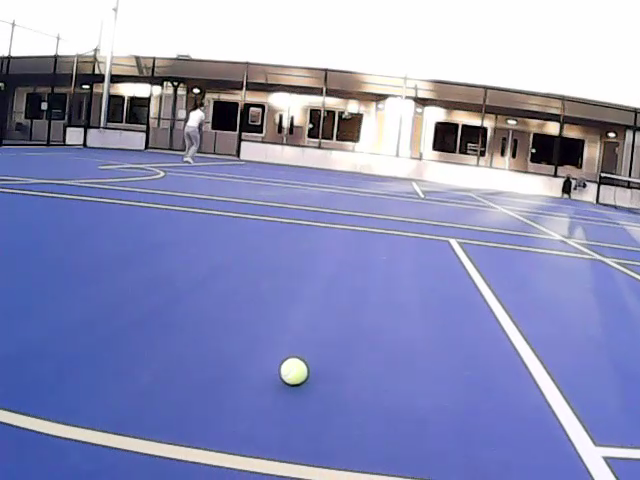
#> input picture frame 28 of minghao/tennis/1.mp4, 640 x 480 px, given in place of the camera
$ python tennis_no_ui.py
#> lines starting #> are read from the running program, lines starting #| are printed output that depends on the picture; after the words box and inside, x2 and y2 are one past the last pixel; in counts of white or black regions, pixels touching at a corner belong together
import cv2
import numpy as np
import random
import cv2
import math
import time
import numpy as np
import cv2, PIL
from cv2 import aruco
import matplotlib.pyplot as plt
import matplotlib as mpl
import pandas as pd
import random
import serial

remove_div_points = 8
length_filter = 30
random_points = 20 # int(0.75 *  length_filter ) -1 # num + 0.25 Length < Length
image_center_threshold = 30 # pixels to the left/right of center which determine when the robot should drive straight
box_size_threshold = 10 # minimum bounding box size
# glitch_mitigation_threshold = 40 # euclidiean distance (in pixels)

robot_control_active = False
ui_active = True
use_video = False
use_ground_color_mask = use_video
camera_id = 0

# set up UART for the STM
if robot_control_active:
    ser = serial.Serial('/dev/serial0', 9600, timeout=1)


def get_circle_center(p1, p2, p3):
    """
    计算三个点的外接圆圆心
    """
    temp = p2[0]**2 + p2[1]**2
    bc = (p1[0]**2 + p1[1]**2 - temp) / 2
    cd = (temp - p3[0]**2 - p3[1]**2) / 2
    det = (p1[0] - p2[0]) * (p2[1] - p3[1]) - (p2[0] - p3[0]) * (p1[1] - p2[1])

    if abs(det) < 1e-6:
      return None

    cx = (bc * (p2[1] - p3[1]) - cd * (p1[1] - p2[1])) / det
    cy = ((p1[0] - p2[0]) * cd - (p2[0] - p3[0]) * bc) / det
    return int(cx), int(cy)

def is_circle(contour,centers):
    """
    检查圆心分布是否接近，判断是否为圆形
    """
    n = remove_div_points
    threshold = 4

    # 将列表转换为 NumPy 数组
    centers = np.array(centers)
    # 计算均值中心
    mean_center = np.mean(centers, axis=0)
    # 计算每个点到均值中心的距离
    distances = np.linalg.norm(np.squeeze(centers - mean_center), axis=1)
    # 找到距离最大的 n 个点的索引
    indices_to_remove = np.argpartition(distances, -n)[-n:]
    # 创建一个布尔掩码，标记出需要保留的点
    mask = np.ones(centers.shape[0], dtype=bool)
    mask[indices_to_remove] = False
    # 使用掩码创建一个新的数组，不包含最大的 n 个值
    filtered_centers = centers[mask]

    #print('number of centers', len(filtered_centers))
    # 计算 去除散点的中心
    centers = np.array(filtered_centers)
    mean_center = np.mean(centers, axis=0)
    temp = np.squeeze(centers - mean_center)
    distances = (np.linalg.norm(np.squeeze(centers - mean_center), axis=1))

    # 计算半径
    Rs = (np.linalg.norm(np.squeeze(contour - mean_center), axis=1))
    R = np.mean(Rs)
    #print('div',np.mean(distances),'R',R,'mean center',mean_center)
    return (np.mean(distances) < threshold ) , mean_center ,R

if __name__ == '__main__':

    vid = cv2.VideoCapture(camera_id)
    vid.set(cv2.CAP_PROP_FRAME_WIDTH, 640) # 1280
    vid.set(cv2.CAP_PROP_FRAME_HEIGHT, 480) # 720

    if use_video:
        video_path = 'tennis/1.mp4'
        vid = cv2.VideoCapture(video_path)

    while True:

        ret, frame = vid.read()
#> frame is the input picture: shape (480, 640, 3); mean B, G, R 186.4, 145.5, 140.9
        #frame = cv2.imread('tennis/13.jpg')

        if not ret:
            if use_video:
                vid = cv2.VideoCapture(video_path)
            else:
                vid = cv2.VideoCapture(camera_id)
                vid.set(cv2.CAP_PROP_FRAME_WIDTH, 640) # 1280
                vid.set(cv2.CAP_PROP_FRAME_HEIGHT, 480) # 720

            ret, frame = vid.read()


        ts = time.time() # record time usage
        Original = frame.copy()

        # =======================

        # Decrease the brightness by subtracting the value
        value = 0
        # Convert the image to float32 to prevent clipping issues
        frame = frame.astype(np.float32)

        # Decrease the brightness by subtracting the value
        frame -= value

        # Clip the values to be in the valid range [0, 255] and convert back to uint8
        frame = np.clip(frame, 0, 255).astype(np.uint8)


        # hsvImg = cv2.cvtColor(frame, cv2.COLOR_BGR2HSV)
        # hsvImg[..., 1] = hsvImg[..., 1] * 1.4  # Increase saturation
        # frame = cv2.cvtColor(hsvImg, cv2.COLOR_HSV2BGR)

        # # ========================

        # # Convert the image to HSV color space
        # hsv_image = cv2.cvtColor(frame, cv2.COLOR_BGR2HSV)

        # target_color = [119, 143, 3]
        # color_range = 30

        # # Define the target color in HSV
        # target_color_hsv = cv2.cvtColor(np.uint8([[target_color]]), cv2.COLOR_RGB2HSV)[0][0]

        # # Define the lower and upper bounds for the target color
        # lower_bound = np.array([max(0, target_color_hsv[0] - color_range), 50, 50])
        # upper_bound = np.array([min(179, target_color_hsv[0] + color_range), 255, 255])

        # # Create a mask for the target color
        # mask = cv2.inRange(hsv_image, lower_bound, upper_bound)

        # # Create an inverse mask for the background
        # inverse_mask = cv2.bitwise_not(mask)

        # # Enhance the target color by increasing its brightness
        # enhanced_image = cv2.bitwise_and(frame, frame, mask=mask)
        # enhanced_image = cv2.addWeighted(enhanced_image, 1.5, np.zeros_like(enhanced_image), 0, 0)

        # # Darken the background by decreasing its brightness
        # background = cv2.bitwise_and(frame, frame, mask=inverse_mask)
        # background = cv2.addWeighted(background, 0.5, np.zeros_like(background), 0, 0)

        # # Combine the enhanced target color and darkened background
        # frame = cv2.add(enhanced_image, background)


        # =============================================
        # cut off irrelevent background elements with a mask
        black_background = np.zeros(frame.shape, dtype=np.uint8)
        height, width, _ = frame.shape
        mask = np.zeros((height, width), dtype=np.uint8)
        mask[height // 2:, :] = 255
        frame = cv2.bitwise_and(frame, frame, mask=mask)

        # 将图像从 BGR 转换为 HSV
        hsv = cv2.cvtColor(frame, cv2.COLOR_BGR2HSV)
#> hsv: shape (480, 640, 3); mean H, S, V 56.6, 54.7, 96.3

        # 定义网球的颜色范围（根据网球的实际颜色调整）
        mask_1 = cv2.inRange(hsv, np.array([25, 70, 0]), np.array([60, 120, 255]))
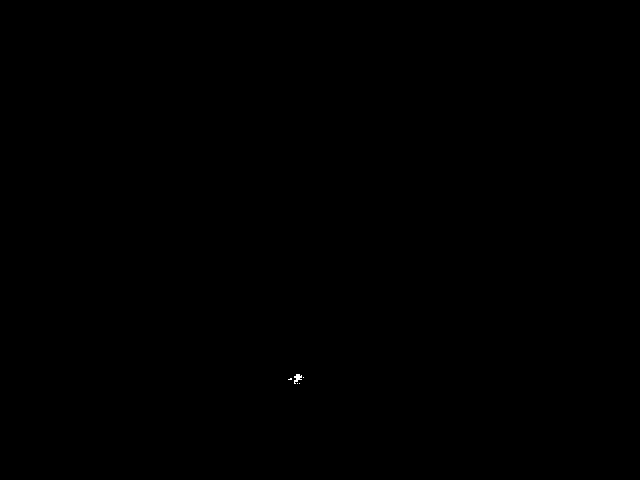
#> mask_1: shape (480, 640); 0.02% white in thin lines or dots, all inside (x1, y1, x2, y2) = (288, 374, 304, 384)
        mask_2 = cv2.inRange(hsv, np.array([25, 20, 50]), np.array([60, 255, 160])) #backlighting(beiguang)
#> mask_2: shape (480, 640); 0.01% white in thin lines or dots, all inside (x1, y1, x2, y2) = (3, 266, 626, 448)
        mask_3 = cv2.inRange(hsv, np.array([8, 0, 220]), np.array([72, 100, 255])) #frontlighting(fanguang)
#> mask_3: shape (480, 640); 1.3% white; 26 white regions (20 under 20 px), largest, box (x1, y1, x2, y2) and area: (18, 416, 362, 480) 3160, (282, 359, 306, 382) 433, (466, 260, 474, 272) 47, (366, 475, 380, 480) 46, (5, 418, 20, 425) 41, (474, 274, 479, 280) 22

        # 创建遮罩，只保留在颜色范围内的部分 球
        mask = cv2.bitwise_or(mask_1, mask_2)
        mask = cv2.bitwise_or(mask, mask_3)
        # 蓝色地面，
        mask_ground = cv2.inRange(hsv, np.array([107, 69, 0]), np.array([126, 200, 255]))
#> mask_ground: shape (480, 640); 45.3% white; 31 white regions (23 under 20 px), largest, box (x1, y1, x2, y2) and area: (0, 240, 592, 480) 110592, (464, 244, 640, 446) 19309, (0, 422, 294, 480) 7873

        # 使用形态学操作去除噪声
        mask = cv2.erode(mask, None, iterations=1)
#> mask: shape (480, 640); 0.85% white; 10 white regions (8 under 20 px), largest, box (x1, y1, x2, y2) and area: (34, 421, 361, 480) 2220, (283, 360, 305, 381) 346
        mask = cv2.dilate(mask, None, iterations=1)
#> mask: shape (480, 640); 1.2% white; 6 white regions (2 under 20 px), largest, box (x1, y1, x2, y2) and area: (25, 419, 362, 480) 3028, (282, 359, 306, 382) 436, (366, 475, 380, 480) 46, (466, 262, 474, 272) 39
        tennis_dilated_mask = cv2.dilate(mask, np.ones((15, 15), np.uint8), iterations=4)
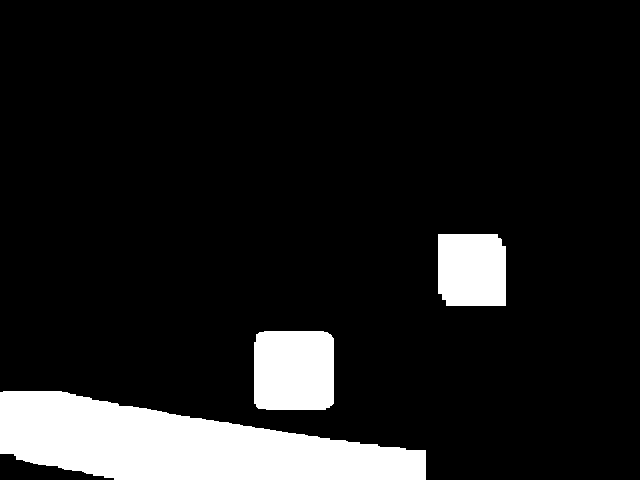
#> tennis_dilated_mask: shape (480, 640); 11.5% white; 3 white regions, box (x1, y1, x2, y2) and area: (0, 391, 426, 480) 24288, (254, 331, 334, 410) 6204, (438, 234, 506, 306) 4759

        mask_ground = cv2.erode(mask_ground, np.ones((5, 5)), iterations=4)
#> mask_ground: shape (480, 640); 38.6% white; 4 white regions, box (x1, y1, x2, y2) and area: (0, 248, 580, 480) 98563, (486, 256, 640, 438) 14709, (0, 432, 232, 480) 5273, (626, 468, 640, 480) 168
        mask_ground = cv2.dilate(mask_ground, np.ones((15, 15), np.uint8), iterations=4)
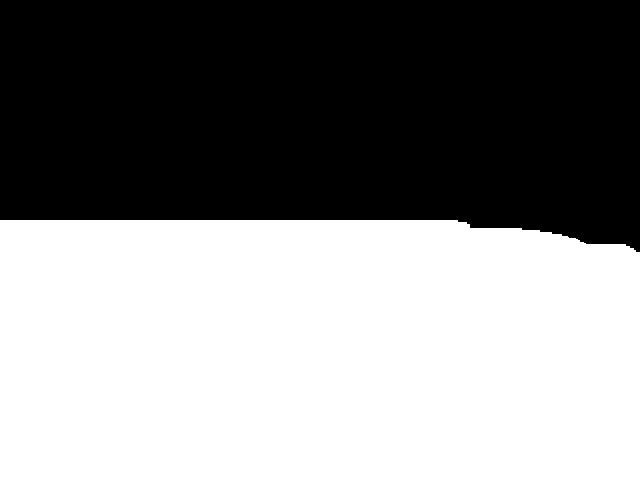
#> mask_ground: shape (480, 640); 53.3% white; 1 black region, box (x1, y1, x2, y2) and area: (0, 0, 640, 252) 143525


        #B
        # 使用Canny边缘检测 并且和ground 颜色取交集
        gray = cv2.cvtColor(frame, cv2.COLOR_BGR2GRAY)
        blurred = cv2.GaussianBlur(gray, (7, 7), 3)
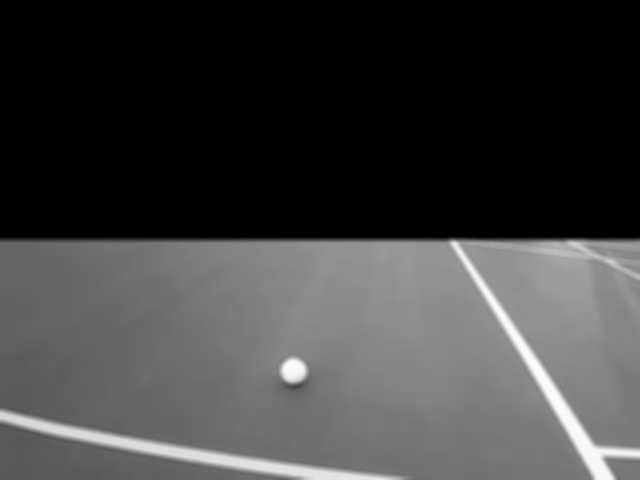
#> blurred: shape (480, 640); min 0, max 252, mean 63.8
        edges = cv2.Canny(blurred, 50, 150)
#> edges: shape (480, 640); 0.79% white in thin lines or dots, all inside (x1, y1, x2, y2) = (0, 238, 640, 480)
        if use_ground_color_mask:
            edges = cv2.bitwise_and(edges, mask_ground)
        # 对 edges 进行膨胀操作
        edges_dilated = cv2.dilate(edges, None, iterations=1)
#> edges_dilated: shape (480, 640); 2.6% white; 5 white regions, box (x1, y1, x2, y2) and area: (0, 237, 640, 480) 4910, (0, 409, 412, 479) 1381, (0, 419, 311, 478) 1045, (280, 357, 307, 384) 286, (601, 454, 640, 480) 222


        #C
        # 找颜色和轮廓重合部分
        # 计算重叠部分
        intersection = cv2.bitwise_and(tennis_dilated_mask, edges)
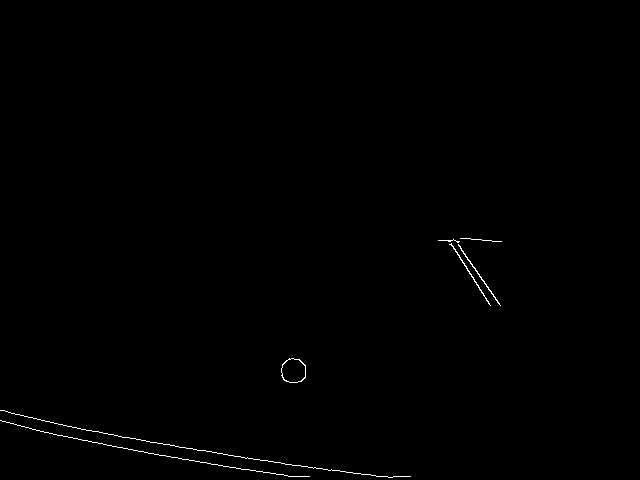
#> intersection: shape (480, 640); 0.35% white in thin lines or dots, all inside (x1, y1, x2, y2) = (0, 238, 502, 478)
        # 找到重叠部分的轮廓
        intersection_contours, _ = cv2.findContours(intersection, cv2.RETR_EXTERNAL, cv2.CHAIN_APPROX_NONE)
#> intersection_contours = 7 contours, 4 with area under 20; largest, box (x1, y1, x2, y2) and area: (281, 358, 306, 383) 479, (458, 244, 501, 306) 41, (449, 243, 491, 306) 38
        # 保留最长的10个轮廓，并且保留大于 length_filter 的轮廓
        intersection_contours = sorted(intersection_contours, key=lambda c: cv2.arcLength(c, True), reverse=True)[:20]
        filtered_contours = [contour for contour in intersection_contours if len(contour) > length_filter]
#> filtered_contours has the same summary as intersection_contours
        # 保留重叠的轮廓黑底图上
        result_image = np.zeros_like(frame)
        cv2.drawContours(result_image, filtered_contours, -1, (255, 0, 0), 3)


        #D
        valid_circles = []
        mean_centers = []
        Radius = []
        # 验证每个轮廓是否为圆形
        for contour in filtered_contours:
            centers = []
            for k in range(random_points):
                # [7 lines of commented-out code are left out]
                idx1, idx2, idx3 = np.random.choice(len(contour), 3, replace=True)
                p1, p2, p3 = contour[idx1][0], contour[idx2][0], contour[idx3][0]
                center = get_circle_center(p1, p2, p3)

                if center:
                    centers.append(center)
                    cv2.circle(result_image, center, 1, (len(contour), len(contour), len(contour)), 2)
            if len(centers) > remove_div_points +1:
                check,m_center,R = is_circle(contour,centers)
            if check:
                mean_centers.append(m_center)
                valid_circles.append(contour)
                Radius.append(R)
#> this loop made 7 passes
#> (indices_to_remove in is_circle, R) on passes 1 to 5: ([15, 17, 18, 14, 8, 7, 4, 0], 2371), ([1, 8, 0, 4, 16, 17, 3, 10], 2602.4), ([16, 4, 13, 11, 10, 15, 12, 0], 150.9), ([6, 4, 8, 17, 12, 13, 1, 18], 88.65), ([0, 10, 9, 12, 1, 6, 3, 8], 16.4)
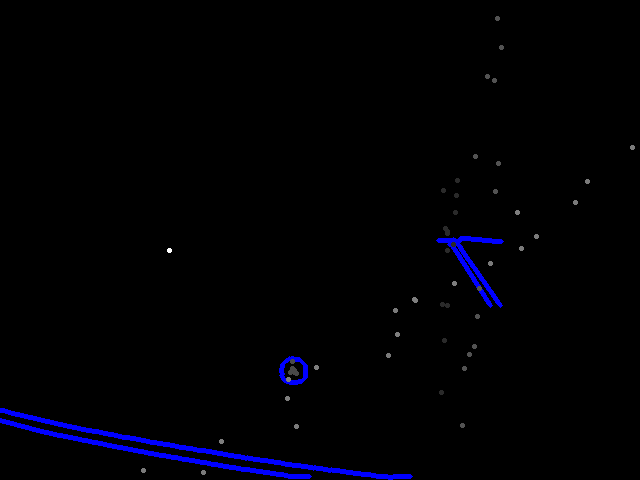
#> result_image: shape (480, 640, 3); mean of channels 0, 1, 2 4.4, 0.3, 0.3; drawn as B, G, R

        #E
        # 初始化最大面积， 计算圆的最大的面积,找到面积最大的球
        max_area = 0
        max_contour = None
        for contour in valid_circles:
            area = cv2.contourArea(contour)
            if area > max_area:
                max_area = area
                max_contour = contour
#> this loop made 1 pass

        # 以圆心，半径，画出框
        direction = "S" # default to stop
        for i in range(len(Radius)):
            Radius = np.array(Radius)
            max_R = np.max(Radius)
            R_int = int(Radius[i])

            if cv2.contourArea(valid_circles[i]) > 0.5 * max_area and max_R > 5 and R_int > box_size_threshold:
                if Radius[i] == max_R:
                    center = mean_centers[i]
                    x, y = map(int, map(round, center))
                    cv2.circle(frame, (x,y), 1, (0,0,255), 8)
                    cv2.rectangle(frame, (x-R_int, y-R_int), (x + R_int, y + R_int), (0, 0, 255), 3)
                    print('circle number : ', i+1 , 'position ' , x-320, y-240)

                if robot_control_active:
                    # send movement command to the STM:
                    x_pos = x-320
                    if x_pos < -image_center_threshold:
                        direction = "L"
                    elif x_pos > image_center_threshold:
                        direction = "R"
                    else:
                        direction = "F"
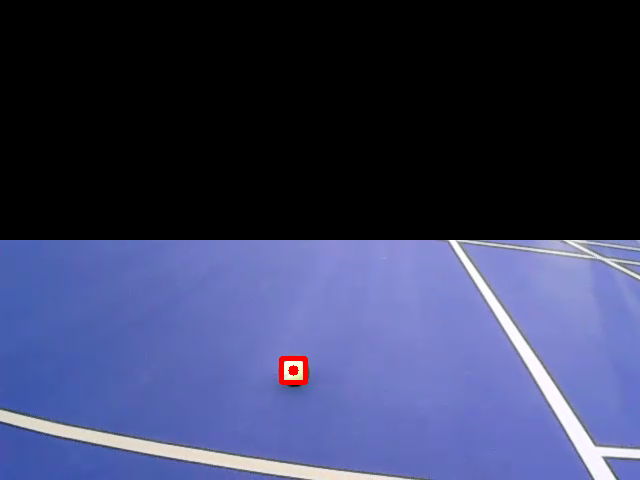
#> frame: shape (480, 640, 3); mean B, G, R 95.7, 61.2, 56.2


        if robot_control_active:
            data = ""
            for i in range(10):
                data += direction
            ser.write(data.encode('utf-8')) #send the command over UART to the STM

        print('time used all', time.time() - ts)

        if ui_active:
            x_offset = 600
            y_offset = 500
            # 显示结果图像
            cv2.imshow('erode' ,mask)
            cv2.moveWindow('erode', x_offset * 0, y_offset * 0)
            cv2.imshow('color mask' ,tennis_dilated_mask)
            cv2.moveWindow('color mask', x_offset * 0, y_offset * 1)
            cv2.imshow('ground mask' ,mask_ground)
            cv2.moveWindow('ground mask', x_offset * 1, y_offset * 0)
            cv2.imshow('edge capture',edges)
            cv2.moveWindow('edge capture', x_offset * 1, y_offset * 1)
            cv2.imshow('contour after color comb',result_image)
            cv2.moveWindow('contour after color comb', x_offset * 2, y_offset * 0)
            cv2.imshow('tennis',frame)
            cv2.moveWindow('tennis', x_offset * 2, y_offset * 1)
            cv2.imshow('Original',Original)
            cv2.moveWindow('Original', x_offset * 2-150, y_offset * 2)

        time.sleep(0.01)

        if ui_active:
            if cv2.waitKey(1) & 0xFF == ord('q'):
#> (key q is pressed here)
                break

$ run again, starting later in the video
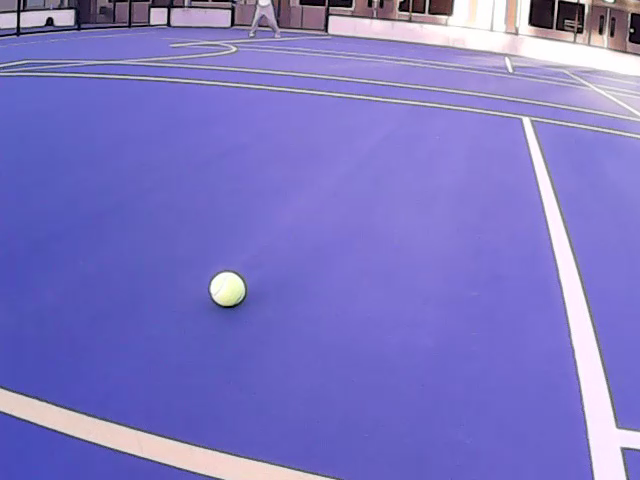
#> input picture frame 128 of minghao/tennis/1.mp4, 640 x 480 px, given in place of the camera
#> frame is the input picture: shape (480, 640, 3); mean B, G, R 196.5, 118.6, 125.3
#> hsv: shape (480, 640, 3); mean H, S, V 58.6, 58.2, 99.5
#> mask_1: shape (480, 640); 0.02% white; 9 white regions (8 under 20 px), largest, box (x1, y1, x2, y2) and area: (226, 296, 236, 302) 40
#> mask_2: shape (480, 640); 0.01% white in thin lines or dots, all inside (x1, y1, x2, y2) = (116, 280, 246, 478)
#> mask_3: shape (480, 640); 0.85% white; 65 white regions (48 under 20 px), largest, box (x1, y1, x2, y2) and area: (212, 273, 244, 303) 693, (0, 398, 52, 420) 458, (64, 414, 90, 434) 246
#> tennis_dilated_mask: shape (480, 640); 9.6% white; 2 white regions, box (x1, y1, x2, y2) and area: (0, 366, 353, 480) 22403, (184, 246, 272, 330) 7171
#> edges: shape (480, 640); 0.59% white in thin lines or dots, all inside (x1, y1, x2, y2) = (0, 239, 640, 480)
#> edges_dilated: shape (480, 640); 2% white; 5 white regions, box (x1, y1, x2, y2) and area: (0, 238, 640, 480) 3636, (0, 388, 333, 479) 1182, (0, 409, 223, 479) 805, (209, 271, 245, 306) 382, (619, 445, 640, 480) 170
#> intersection: shape (480, 640); 0.22% white in thin lines or dots, all inside (x1, y1, x2, y2) = (0, 272, 332, 478)
#> intersection_contours = 3 contours, 2 with area under 20; largest, box (x1, y1, x2, y2) and area: (210, 272, 244, 305) 838
#> filtered_contours has the same summary as intersection_contours
#> the loop `for contour in filtered_contours:` made 3 passes
#> (indices_to_remove in is_circle, R) on passes 1 to 3: ([13, 5, 3, 9, 2, 17, 18, 1], 2307.7), ([18, 1, 0, 14, 16, 8, 6, 4], 571), ([11, 8, 7, 12, 16, 17, 18, 9], 16.34)
#> after the loop `for contour in filtered_contours:`:
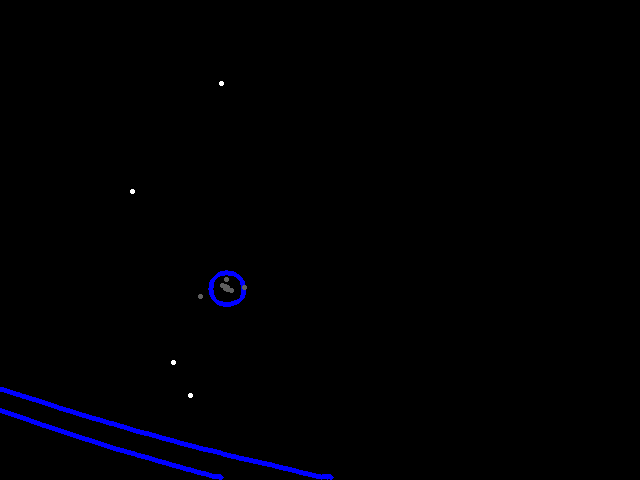
#> result_image: shape (480, 640, 3); mean of channels 0, 1, 2 2.8, 0.1, 0.1; drawn as B, G, R
#> after the loop `for contour in filtered_contours:`: Radius = [16.34]; mean_centers = [[226.1, 287.8]]; valid_circles = 1 contour; box (x1, y1, x2, y2) and area: (210, 272, 244, 305) 838
#> the loop `for contour in valid_circles:` made 1 pass
#> (area, max_area) on pass 1: (838, 838)
#> after the loop `for contour in valid_circles:`: max_area = 838; max_contour = contour of 94 points, box (x1, y1, x2, y2) (210, 272, 244, 305), area 838
#> the loop `for i in range(len(Radius)):` made 1 pass
#> (Radius, max_R, R_int, center, x, y) on pass 1: ([16.34], 16.34, 16, [226.1, 287.8], 226, 288)
#> (printed output is left out)
#> after the loop `for i in range(len(Radius)):`:
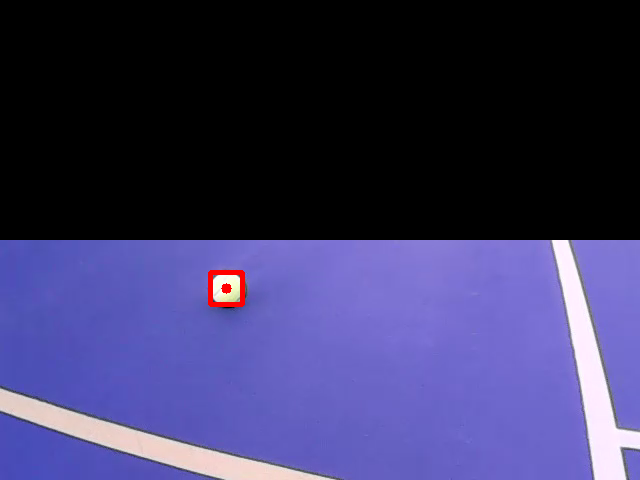
#> frame: shape (480, 640, 3); mean B, G, R 98.4, 54.8, 58.1
